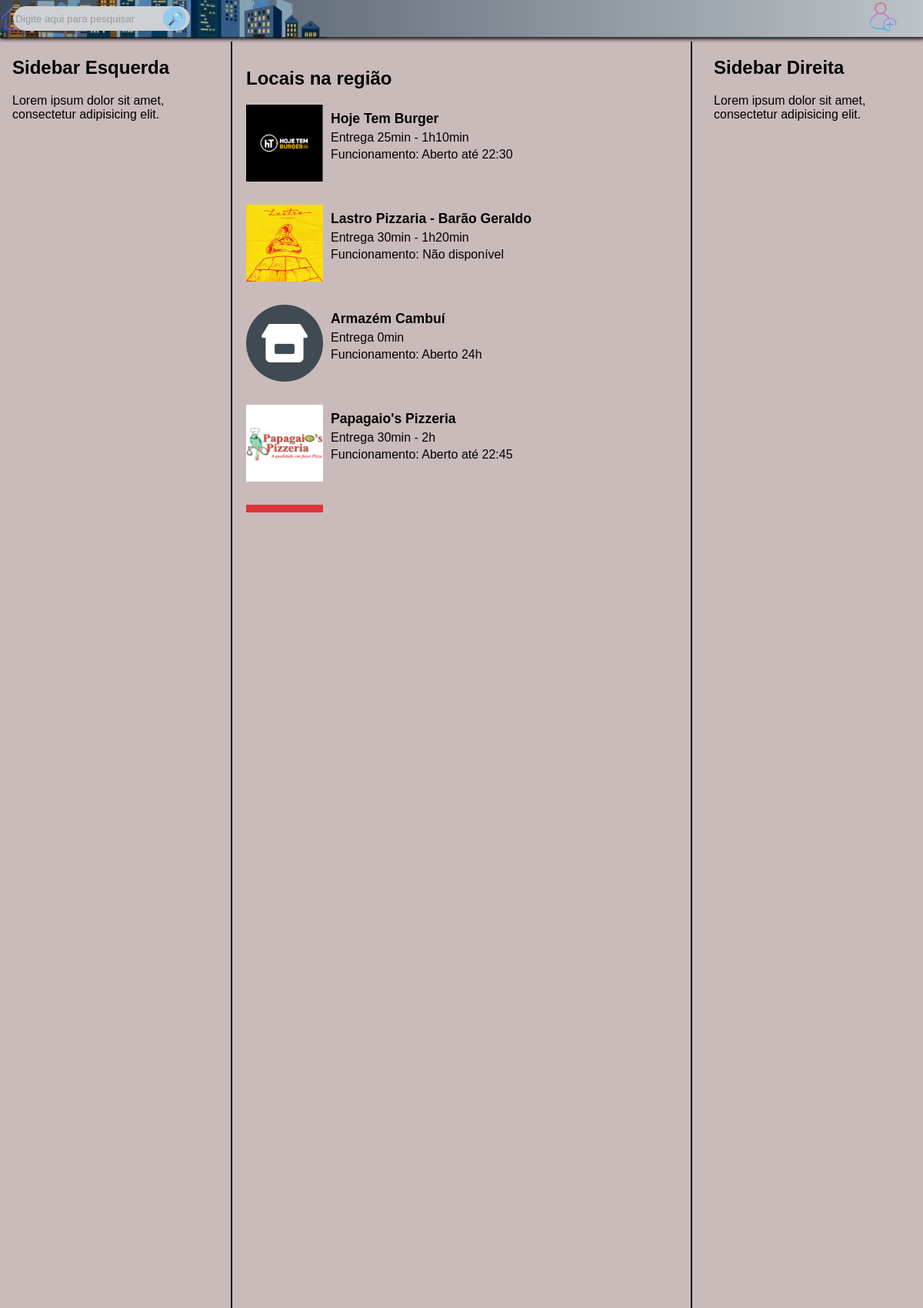
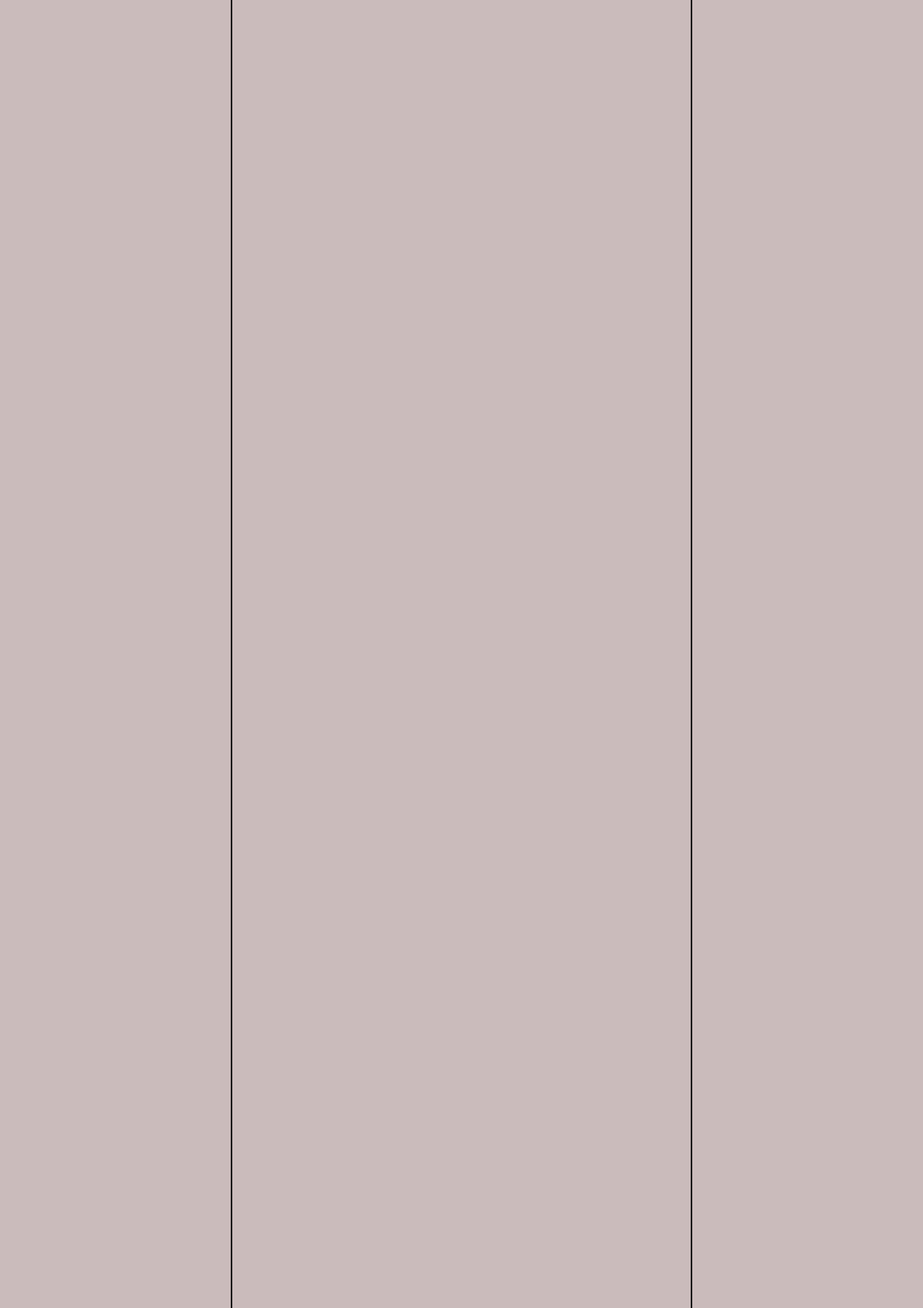
The page / (upper part) on the database its author committed (2 pictures, top to bottom).
### tables this page shows
CREATE TABLE lojas (
        id INTEGER PRIMARY KEY AUTOINCREMENT,
    store_name TEXT,
        store_details TEXT,
        opening_hours TEXT,
        image_path TEXT
    );

### main.py (the view)
@app.route("/")
def home():
    user = session.get('user')
    try:
        conn = conectar_banco()
        cursor = conn.cursor()
        cursor.execute("SELECT * FROM lojas")
        lojas = cursor.fetchall()
        conn.close()
        lojas_dict = [dict(zip([column[0] for column in cursor.description], row)) for row in lojas]
        for loja in lojas_dict:
            if 'image_path' in loja:
                loja['image_path'] = loja['image_path'].replace('\\', '/')
                loja['image_path'] = loja['image_path'].replace('static', '')
        content_with_lojas = {
            "title": "Locais na região",
            "lojas": lojas_dict
        }
        return render_template("home.html", content=content_with_lojas, user=user)
    except sqlite3.Error as e:
        return render_template("home.html", content=original_content, user=user)

### app/models.py (called while the page is built)
def conectar_banco():
    db_folder = os.path.join(os.path.dirname(os.path.dirname(__file__)), 'Data')
    if not os.path.exists(db_folder):
        os.makedirs(db_folder)
    db_path = os.path.join(db_folder, 'Banco.db')
    conn = sqlite3.connect(db_path)
    return conn

### templates/home.html (shortened to what this page needs)
{% extends "base.html" %}
{% block content %}
    <div class="sidebar-left">
        <h2>Sidebar Esquerda</h2>
        <p>Lorem ipsum dolor sit amet, consectetur adipisicing elit.</p>
    </div>
    <div class="separator-l"></div>
    <div class="main-content">
        <h1>{{ content.title }}</h1>
        {% if content.lojas %}
        <div class="lojas-container" id="lojas-container">
            {% for loja in content.lojas %}
            <a href="#" class="loja-item-link" onclick="selectStore(event, '{{ loja['store_name'] }}', '{{ loja['store_details'] }}', '{{ loja['opening_hours'] }}', '{{ url_for('static', filename=loja['image_path']) }}')">
                <div class="loja-item">
                    <img src="{{ url_for('static', filename=loja['image_path']) }}" alt="{{ loja['store_name'] }}" width="100">
                    <div class="info_lojas">
                        <h3>{{ loja['store_name'] }}</h3>
                        <p>{{ loja['store_details'] }}</p>
                        <p>Funcionamento: {{ loja['opening_hours'] }}</p>
                    </div>
                </div>
            </a>
            {% endfor %}
        </div>
        {% else %}
            <p>Não há lojas para mostrar no momento.</p>
        {% endif %}
    </div>
    <div class="separator-r"></div>
    <div class="sidebar-right">
        <h2>Sidebar Direita</h2>
        <p>Lorem ipsum dolor sit amet, consectetur adipisicing elit.</p>
    </div>
{% endblock %}

### templates/base.html (shortened to what this page needs)
<!DOCTYPE html>
<html lang="pt-br">
<head>
    <link rel="stylesheet" type="text/css" href="{{ url_for('static', filename='css/home.css') }}">
</head>
<body>
    <div class="container">
        <section class="navbar-top">
            <div class="navbar">
                <a href="{{ url_for('home') }}">
                </a>
                <div class="search">
                    <form action="/search" method="GET">
                        <input class="searchBox" type="search" id="search" name="q" placeholder="Digite aqui para pesquisar">
                        <button class="searchButton" type="submit"></button>
                    </form>
                </div>
                <div class="navbar-right">
                    <div class="usuario">
                    </div>
                    <div class="dropdown">
                        <a href="/login" id="profile-link" data-logged-in="{% if user %}true{% else %}false{% endif %}">
                            {% if user %}
                                <img src="{{ url_for('static', filename='icons/Desconectado.png') }}" alt="Ícone de Perfil Conectado" class="profile-icon">
                            {% else %}
                                <img src="{{ url_for('static', filename='icons/Conectado.png') }}" alt="Ícone de Perfil Desconectado" class="profile-icon">
                            {% endif %}
                        </a>
                    </div>
                </div>
            </div>
        </section>
        <section class="content">
            {% block content %}{% endblock %}
        </section>
    </div>
</body>
</html>

### static/css/home.css (style rules this page uses)
body { font-family: Arial, sans-serif; background-color: #cabbbb; margin: 0rem; overflow: hidden; }
input[type="search"] { display: flex; align-items: center; justify-content: space-between; padding-right: 40px; width: 230px; height: 2rem; border-radius: 50px; background: #ced0d3; border: 1px solid #ccc; }
input[type="search"]::placeholder { color: #999; }
input[type="search"] + button { position: absolute; top: 50%; right: 5px; transform: translateY(-50%); width: 30px; height: 30px; background: #91cbf0; border: none; border-radius: 50%; cursor: pointer; }
input[type="search"] + button::before { content: "\1F50E"; font-family: "Segoe UI Symbol", sans-serif; font-size: 16px; color: #6b6868; line-height: 30px }
.navbar { position: fixed; height: 3rem; width: 100%; left: 0rem; background: linear-gradient(to right, rgba(44,62,80,0.9), rgba(189,195,199,1)); color: #fff; display: flex; justify-content: space-between; align-items: center; padding: -1rem 25px; box-shadow: 0 2px 5px rgba(34, 33, 33, 0.918); }
.navbar-top { position: fixed; top: 0; left: 0; width: 100%; color: #fff; height: 3rem; display: flex; justify-content: space-between; align-items: center; padding: 0 25px; box-shadow: 0 2px 5px rgba(34, 33, 33, 0.918); }
.navbar-right { margin-top: 0rem; display: flex; align-items: center; }
.usuario { margin-right: 10px; }
.profile-icon { width: 40px; height: 40px; border-radius: 50%; margin-left: 10px; }
.dropdown { position: relative; display: inline-block; margin-right: 2rem; z-index: 2; }
.search { position: relative; display: inline-block; right: 30%; z-index: 2; }
.main-content { margin-top: 3rem; margin-left: 300px; margin-right: 300px; padding: 20px; overflow-y: auto; }
.sidebar-left { position: fixed; top: 3.4rem; left: 1rem; width: 15rem; height: calc(100% - 3rem); background-color: #cabbbb; overflow-y: auto; z-index: -1; }
.sidebar-right { position: fixed; top: 3.4rem; right: 2rem; width: 15rem; height: calc(100% - 3rem); background-color: #cabbbb; overflow-y: auto; z-index: -1; }
.separator-l { border-left: 2px solid #070707; height: 100%; position: fixed; top: 3.4rem; left: 300px; }
.separator-r { border-left: 2px solid #070707; height: 100%; position: fixed; top: 3.4rem; right: 300px; }
.lojas-container { display: grid; grid-template-columns: repeat(auto-fit, minmax(300px, 1fr)); gap: 20px; max-height: 510px; flex-wrap: wrap; }
.loja-item { display: grid; grid-template-columns: auto 1fr; gap: 10px; margin-bottom: 10px; transition: box-shadow 0.3s; }
.loja-item h3 { font-size: 1.1rem; margin-bottom: -.7rem; margin-top: .5rem; }
.loja-item p { margin-bottom: -.7rem; }
.loja-item-link { display: block; width: 100%; text-decoration: none; color: inherit; }

### rows shown on the page
lojas: image_path (picture), store_name "Hoje Tem Burger", store_details "Entrega 25min - 1h10min", opening_hours "Aberto até 22:30"
lojas: image_path (picture), store_name "Lastro Pizzaria - Barão Geraldo", store_details "Entrega 30min - 1h20min", opening_hours "Não disponível"
lojas: image_path (picture), store_name "Armazém Cambuí", store_details "Entrega 0min", opening_hours "Aberto 24h"
lojas: image_path (picture), store_name "Papagaio's Pizzeria", store_details "Entrega 30min - 2h", opening_hours "Aberto até 22:45"
lojas: image_path (picture)

### other values the page prints
{{ content.title }} "Locais na região"
